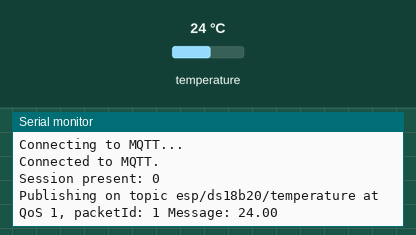
The sketch below on a simulated ESP8266 (NodeMCU). On the bench: the last lines printed to the serial monitor. The test bench sets the inputs (shaded band); at power-on: temperature 24 °C. WiFi joins after 1.5 s; servers stay silent unless stated; no MQTT or app messages arrive unless stated.

Above: at 18.0 s.
18.1 s: temperature set to 12 °C
At 21.8 s:
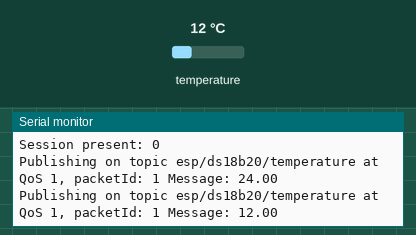
33.6 s: temperature set to 19 °C
At 41.8 s:
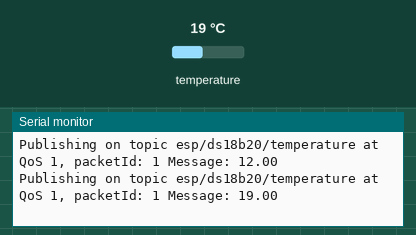
Timing chart, 0 to 43.3 s (numbered marks = the images above; inputs shaded):
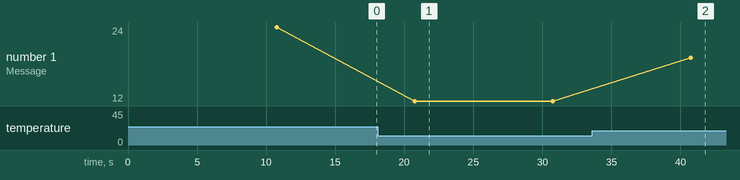

The sketch:

ESP8266_To.ino
```cpp
// (licence header left out)
#include <OneWire.h>
#include <DallasTemperature.h>
#include <ESP8266WiFi.h>
#include <Ticker.h>
#include <AsyncMqttClient.h>

#define WIFI_SSID "Android"
#define WIFI_PASSWORD "bui12345"

// Raspberri Pi Mosquitto MQTT Broker
#define MQTT_HOST IPAddress(192, 168, 88, 167)
// For a cloud MQTT broker, type the domain name
//#define MQTT_HOST "example.com"
#define MQTT_PORT 1883

// Temperature MQTT Topics
#define MQTT_PUB_TEMP "esp/ds18b20/temperature"

// GPIO where the DS18B20 is connected to
const int oneWireBus = 12;
// Setup a oneWire instance to communicate with any OneWire devices
OneWire oneWire(oneWireBus);
// Pass our oneWire reference to Dallas Temperature sensor
DallasTemperature sensors(&oneWire);
// Temperature value
float temp;

AsyncMqttClient mqttClient;
Ticker mqttReconnectTimer;

WiFiEventHandler wifiConnectHandler;
WiFiEventHandler wifiDisconnectHandler;
Ticker wifiReconnectTimer;

unsigned long previousMillis = 0;   // Stores last time temperature was published
const long interval = 10000;        // Interval at which to publish sensor readings

void connectToWifi() {
  Serial.println("Connecting to Wi-Fi...");
  WiFi.begin(WIFI_SSID, WIFI_PASSWORD);
}

void onWifiConnect(const WiFiEventStationModeGotIP& event) {
  Serial.println("Connected to Wi-Fi.");
  connectToMqtt();
}

void onWifiDisconnect(const WiFiEventStationModeDisconnected& event) {
  Serial.println("Disconnected from Wi-Fi.");
  mqttReconnectTimer.detach(); // ensure we don't reconnect to MQTT while reconnecting to Wi-Fi
  wifiReconnectTimer.once(2, connectToWifi);
}

void connectToMqtt() {
  Serial.println("Connecting to MQTT...");
  mqttClient.connect();
}

void onMqttConnect(bool sessionPresent) {
  Serial.println("Connected to MQTT.");
  Serial.print("Session present: ");
  Serial.println(sessionPresent);
}

void onMqttDisconnect(AsyncMqttClientDisconnectReason reason) {
  Serial.println("Disconnected from MQTT.");

  if (WiFi.isConnected()) {
    mqttReconnectTimer.once(2, connectToMqtt);
  }
}

/*void onMqttSubscribe(uint16_t packetId, uint8_t qos) {
  Serial.println("Subscribe acknowledged.");
  Serial.print("  packetId: ");
  Serial.println(packetId);
  Serial.print("  qos: ");
  Serial.println(qos);
}

void onMqttUnsubscribe(uint16_t packetId) {
  Serial.println("Unsubscribe acknowledged.");
  Serial.print("  packetId: ");
  Serial.println(packetId);
}*/

void onMqttPublish(uint16_t packetId) {
  Serial.print("Publish acknowledged.");
  Serial.print("  packetId: ");
  Serial.println(packetId);
}

void setup() {
  sensors.begin();
  Serial.begin(115200);
  Serial.println();

  wifiConnectHandler = WiFi.onStationModeGotIP(onWifiConnect);
  wifiDisconnectHandler = WiFi.onStationModeDisconnected(onWifiDisconnect);

  mqttClient.onConnect(onMqttConnect);
  mqttClient.onDisconnect(onMqttDisconnect);
  //mqttClient.onSubscribe(onMqttSubscribe);
  //mqttClient.onUnsubscribe(onMqttUnsubscribe);
  mqttClient.onPublish(onMqttPublish);
  mqttClient.setServer(MQTT_HOST, MQTT_PORT);
  // If your broker requires authentication (username and password), set them below
  //mqttClient.setCredentials("REPlACE_WITH_YOUR_USER", "REPLACE_WITH_YOUR_PASSWORD");

  connectToWifi();
}

void loop() {
  unsigned long currentMillis = millis();
  // Every X number of seconds (interval = 10 seconds)
  // it publishes a new MQTT message
  if (currentMillis - previousMillis >= interval) {
    // Save the last time a new reading was published
    previousMillis = currentMillis;
    // New temperature readings
    sensors.requestTemperatures();
    // Temperature in Celsius degrees
    temp = sensors.getTempCByIndex(0);
    // Temperature in Fahrenheit degrees
    //temp = sensors.getTempFByIndex(0);

    // Publish an MQTT message on topic esp/ds18b20/temperature
    uint16_t packetIdPub1 = mqttClient.publish(MQTT_PUB_TEMP, 1, true, String(temp).c_str());
    Serial.printf("Publishing on topic %s at QoS 1, packetId: %i ", MQTT_PUB_TEMP, packetIdPub1);
    Serial.printf("Message: %.2f \n", temp);
  }
}
```

Measured:
- after the input at 18.1 s, the serial monitor: prints a new line after 2.7 s (image 1)
- after the input at 33.6 s, the serial monitor: prints a new line after 7.2 s (image 2)
- plotted number 1: 24 → 12 after the input at 18.1 s, 12 → 19 after the input at 33.6 s
